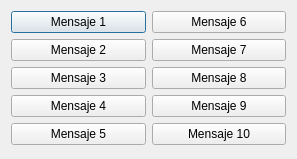
<?xml version="1.0" encoding="UTF-8"?>
<ui version="4.0">
 <class>ButtonDialog</class>
 <widget class="QDialog" name="ButtonDialog">
  <property name="geometry">
   <rect>
    <x>0</x>
    <y>0</y>
    <width>297</width>
    <height>159</height>
   </rect>
  </property>
  <property name="windowTitle">
   <string>Dialog</string>
  </property>
  <layout class="QHBoxLayout" name="horizontalLayout">
   <item>
    <layout class="QVBoxLayout" name="verticalLayout">
     <item>
      <widget class="QPushButton" name="msg1_pushButton">
       <property name="text">
        <string>Mensaje 1</string>
       </property>
      </widget>
     </item>
     <item>
      <widget class="QPushButton" name="msg2_pushButton_2">
       <property name="text">
        <string>Mensaje 2</string>
       </property>
      </widget>
     </item>
     <item>
      <widget class="QPushButton" name="msg3_pushButton_3">
       <property name="text">
        <string>Mensaje 3</string>
       </property>
      </widget>
     </item>
     <item>
      <widget class="QPushButton" name="msg4_pushButton_4">
       <property name="text">
        <string>Mensaje 4</string>
       </property>
      </widget>
     </item>
     <item>
      <widget class="QPushButton" name="msg5_pushButton_5">
       <property name="text">
        <string>Mensaje 5</string>
       </property>
      </widget>
     </item>
    </layout>
   </item>
   <item>
    <layout class="QVBoxLayout" name="verticalLayout_2">
     <item>
      <widget class="QPushButton" name="msg6_pushButton_6">
       <property name="text">
        <string>Mensaje 6</string>
       </property>
      </widget>
     </item>
     <item>
      <widget class="QPushButton" name="msg7_pushButton_7">
       <property name="text">
        <string>Mensaje 7</string>
       </property>
      </widget>
     </item>
     <item>
      <widget class="QPushButton" name="msg8_pushButton_8">
       <property name="text">
        <string>Mensaje 8</string>
       </property>
      </widget>
     </item>
     <item>
      <widget class="QPushButton" name="msg9_pushButton_9">
       <property name="text">
        <string>Mensaje 9</string>
       </property>
      </widget>
     </item>
     <item>
      <widget class="QPushButton" name="msg10_pushButton_10">
       <property name="text">
        <string>Mensaje 10</string>
       </property>
      </widget>
     </item>
    </layout>
   </item>
  </layout>
 </widget>
 <resources/>
 <connections/>
</ui>
